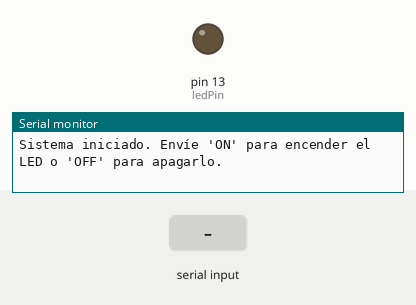
Recording of a sketch running on a simulated Arduino Uno, built with avr-gcc and run on an emulated ATmega328P. Parts: output pins drawn as LEDs (lit = HIGH), the last lines printed to the serial monitor. The inputs (shaded band) are chosen by the test bench.

Above: at 1.2 s.
1.3 s: "ON" received over Serial
At 3.5 s:
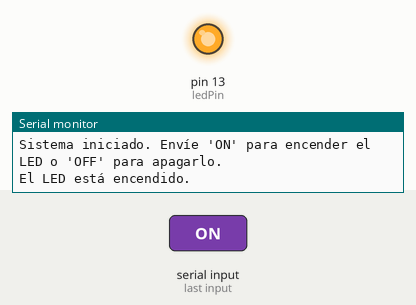
3.8 s: "OFF" received over Serial
At 5.6 s:
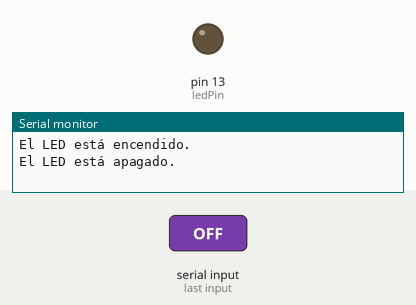
Timing chart, 0 to 7.1 s (numbered marks = the images above; inputs shaded):
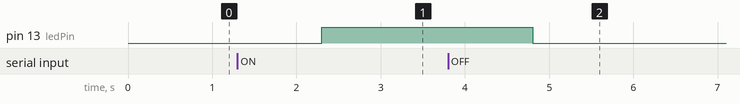

Measured:
- after the input at 1.3 s, pin 13 (ledPin): LOW → HIGH after 1.0 s
- after the input at 3.8 s, pin 13 (ledPin): HIGH → LOW after 1.0 s

The sketch:

sketch_arduino_nano_LED_OFF_ON.ino
```cpp
const int ledPin = 13;  // Pin donde está conectado el LED

void setup() {
  pinMode(ledPin, OUTPUT);    // Configura el pin del LED como salida
  Serial.begin(9600);         // Inicia la comunicación serie a 9600 bps
  Serial.println("Sistema iniciado. Envíe 'ON' para encender el LED o 'OFF' para apagarlo.");
}

void loop() {
  if (Serial.available() > 0) {           // Verifica si hay datos disponibles en la entrada serie
    String command = Serial.readString(); // Lee la cadena de caracteres enviada
    command.trim();                       // Elimina cualquier espacio en blanco

    if (command.equalsIgnoreCase("ON")) {
      digitalWrite(ledPin, HIGH);         // Enciende el LED
      Serial.println("El LED está encendido.");
    }
    else if (command.equalsIgnoreCase("OFF")) {
      digitalWrite(ledPin, LOW);          // Apaga el LED
      Serial.println("El LED está apagado.");
    }
    else {
      Serial.println("Comando no reconocido. Use 'ON' o 'OFF'.");
    }
  }
}
```
